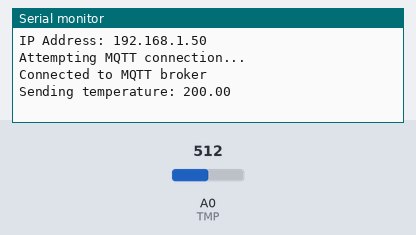
Recording of a sketch running on a simulated Arduino Uno, built with avr-gcc and run on an emulated ATmega328P. Parts: the last lines printed to the serial monitor. The inputs (shaded band) are chosen by the test bench; at power-on: A0 (TMP) = 512. WiFi joins after 1.5 s; servers stay silent unless stated; no MQTT or app messages arrive unless stated.

Above: at 2.7 s.
2.8 s: A0 (TMP) set to 716
At 12.5 s:
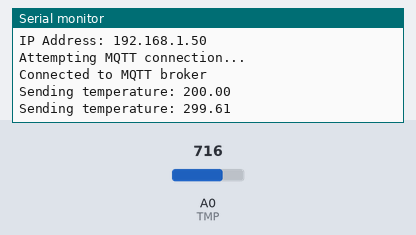
12.8 s: A0 (TMP) set to 900
At 23.0 s:
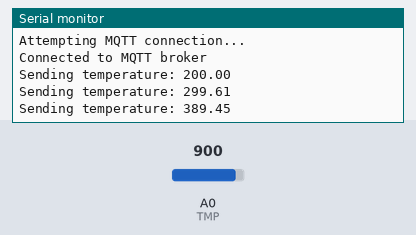

The sketch:

main.ino
```cpp
#include <WiFiEsp.h>
#include <SoftwareSerial.h>
#include <PubSubClient.h>

#define WIFI_SSID "Cudy-D784"
#define WIFI_PASSWORD "244466666"
#define RX_PIN 2
#define TX_PIN 3
#define TMP A0

SoftwareSerial esp(RX_PIN, TX_PIN); // rx, tx
WiFiEspClient wifiClient;
PubSubClient mqttClient(wifiClient);

const char* mqttServer = "192.168.10.101";
const int mqttPort = 1883;
const char* mqttTopic = "sensors_data";

void setup() {
  Serial.begin(9600);
  esp.begin(9600);
  WiFi.init(&esp);

  while (WiFi.begin(WIFI_SSID, WIFI_PASSWORD) != WL_CONNECTED);

  Serial.println();
  Serial.print("IP Address: ");
  Serial.println(WiFi.localIP());
  Serial.println();

  mqttClient.setServer(mqttServer, mqttPort);
}

void loop() {
  // put your main code here, to run repeatedly:
  if (!mqttClient.connected()) {
    reconnectMQTT();
  }

  mqttClient.loop();
  sendData();
  delay(10000);
}

void reconnectMQTT() {
  while (!mqttClient.connected()) {
    Serial.println("Attempting MQTT connection...");
    if (mqttClient.connect("ArduinoClient")) {
      Serial.println("Connected to MQTT broker");
    } else {
      Serial.print("Failed, rc=");
      Serial.print(mqttClient.state());
      Serial.println(" Retrying in 5 seconds...");
      delay(5000);
    }
  }
}

void sendData() {
  float tmp_sensor = analogRead(TMP); // Example temperature value, replace with your actual data
  float tmp_voltage = (tmp_sensor / 1024.0) * 5.0;
  float temperature = (tmp_voltage - 0.5) * 100;
  // Convert the temperature to a string
  char temperatureString[6];
  dtostrf(temperature, 4, 2, temperatureString);

  Serial.print("Sending temperature: ");
  Serial.println(temperatureString);

  mqttClient.publish(mqttTopic, temperatureString);
}
```

Measured:
- after the input at 2.8 s, the serial monitor: prints a new line after 8.8 s (image 1)
- after the input at 12.8 s, the serial monitor: prints a new line after 8.8 s (image 2)
